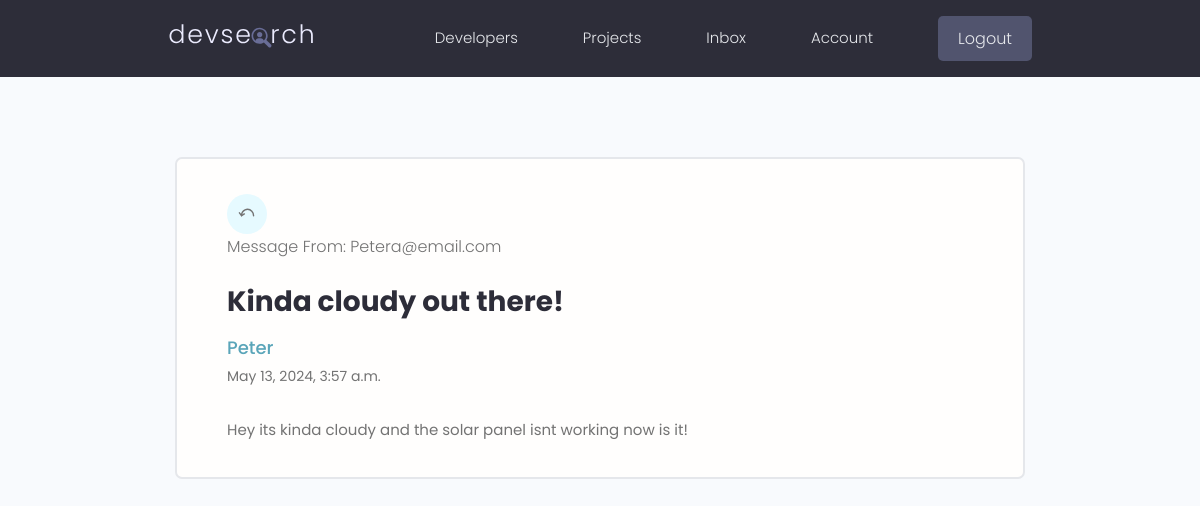
/message/39815be3-9695-48d0-b126-b0e4bd8da492/ (signed in), run on the app's committed database.
### users/models.py (models this page shows, shortened)
class Message(models.Model):
    sender = models.ForeignKey(Profile, on_delete=models.SET_NULL, null=True,
                                blank=True)
    recipient = models.ForeignKey(Profile, on_delete=models.SET_NULL, null=True,
                                blank=True, related_name='messages')
    name = models.CharField(max_length=200, null=True, blank=True)
    email = models.EmailField(max_length=200, null=True, blank=True)
    subject = models.CharField(max_length=200, null=True, blank=True)
    body = models.TextField()
    is_read = models.BooleanField(default=False, null=True)
    created = models.DateTimeField(auto_now_add=True)
    id = models.UUIDField(default=uuid.uuid4, unique=True,
                            primary_key=True, editable=False)
    class Meta:
        ordering = ['is_read', '-created']

### users/views.py (the view)
# urls.py: path('message/<str:pk>/', views.viewMessage, name='message'),
@login_required(login_url='login')
def viewMessage(request, pk):
    profile = request.user.profile
    message = profile.messages.get(id=pk)
    if message.is_read == False:
        message.is_read = True
        message.save()
    context = {'message': message}
    return render(request, 'users/message.html', context)

### users/templates/users/message.html
{% extends 'main.html' %}
{% block content %}
  <main class="messagePage my-xl">
    <div class="content-box">
      <div class="message">
        <a class="backButton" href="{% url 'inbox' %}"><span class="icon-park-outline--back-one"></span></a>
        <p class="message__body">Message From: {{message.email}}</p>
        <h2 class="message__subject">{{message.subject}}</h4>
          <a href="profile.html" class="message__author">{{message.name}}</a>
          <p class="message__date">{{message.created}}</p>
          <div class="message__body">
            {{message.body|linebreaksbr}}
          </div>
      </div>
    </div>
  </main>
{% endblock %}

### static/styles/app.css (style rules this page uses)
:root { --color-sub: #2d2d39; }
.content-box { width: 95%; max-width: 85rem; margin: 0 auto; }
.message { padding: 2.5rem 0; }
.message > a span { font-size: 1.45rem; font-weight: 500; }
.message > a { display: flex; gap: 1rem; }
.message__author, .message__date { flex-basis: 25%; }
.message__subject { flex-basis: 50%; }
.message__date { text-align: right; }
.messagePage .message { list-style: none; background: var(--color-white); padding: 3.5rem 5rem; border: 2px solid var(--color-light); border-radius: 0.7rem; }
.messagePage .message__subject { font-size: 2.8rem; color: var(--color-sub); margin-bottom: 1rem; margin-top: 2rem; }
.messagePage .message__author { font-size: 1.8rem; font-weight: 500; }
.messagePage .message__date { font-size: 1.4rem; font-weight: 400; text-align: left; margin-bottom: 3rem; }
.backButton { background: var(--color-main-light); color: var(--color-main); width: 4rem; height: 4rem; display: flex; align-items: center; justify-content: center; border-radius: 50%; }

### static/uikit/styles/modules/_variables.css (style rules this page uses)
:root { --color-main: #5aa5b9; --color-main-light: #e6faff; --color-sub: #3f4156; --color-sub-light: #51546e; --color-sub-lighter: #ededfd; --color-text: #737373; --color-gray: #8b8b8b; --color-light: #e5e7eb; --color-light-gray: #767676; --color-bg: #f8fafd; --color-white: #fffefd; --color-white-light: #f3f3f3; --color-success: #359e64; --color-success-bg: #def8e8; --color-error: #fc4b0b; --color-error-bg: #fff2ee; --font-base: 'Poppins', arial, helvetica, 'Segoe UI', roboto, ubuntu, sans-serif; --font-monospace: 'Fira Code', 'Courier New', courier, monospace; --font-regular: 300; --font-medium: 500; --font-bold: 700; --generic-shadow: 1px 1px 5px #00000010; --generic-transition: all 0.3s ease-in-out; }

### static/uikit/styles/modules/_base.css (style rules this page uses)
* { margin: 0; padding: 0; box-sizing: border-box; text-rendering: optimizeLegibility; color: inherit; font-size: inherit; }
html { font-size: 50%; }
@media only screen and (min-width: 480px) { html { font-size: 56.25%; } }
@media only screen and (min-width: 1200px) { html { font-size: 62.5%; } }
body { line-height: 1.6; font-weight: 400; font-size: 1.5rem; color: var(--color-text); background-color: var(--color-bg); min-height: 100vh; }

### static/uikit/styles/modules/_typography.css (style rules this page uses)
* { font-family: var(--font-base); }
h2 { font-size: 3.6rem; font-weight: var(--font-bold); }
p, span, strong { font-size: 1.6rem; color: var(--color-text); font-weight: var(--font-regular); }
a { padding-bottom: 2px; text-decoration: none; display: inline-block; color: var(--color-main); font-weight: var(--font-medium); }

### static/uikit/styles/modules/_utilities.css (style rules this page uses)
.my-xl { margin: 8rem auto; }

### data on the page
Message: email "Petera@email.com", subject "Kinda cloudy out there!", name "Peter", created "May 13, 2024, 3:57 a.m.", body "Hey its kinda cloudy and the solar panel isnt working now is it!"
